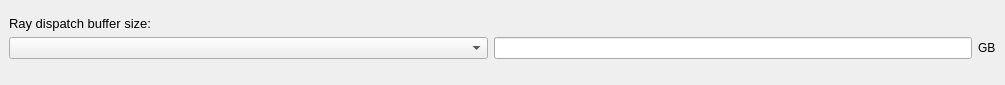
<?xml version="1.0" encoding="UTF-8"?>
<ui version="4.0">
 <class>RaytracingRayHistory</class>
 <widget class="QWidget" name="RaytracingRayHistory">
  <property name="geometry">
   <rect>
    <x>0</x>
    <y>0</y>
    <width>1005</width>
    <height>85</height>
   </rect>
  </property>
  <property name="minimumSize">
   <size>
    <width>0</width>
    <height>0</height>
   </size>
  </property>
  <property name="windowTitle">
   <string>Form</string>
  </property>
  <layout class="QVBoxLayout" name="verticalLayout">
   <property name="leftMargin">
    <number>0</number>
   </property>
   <property name="topMargin">
    <number>0</number>
   </property>
   <property name="rightMargin">
    <number>0</number>
   </property>
   <property name="bottomMargin">
    <number>0</number>
   </property>
   <item>
    <layout class="QVBoxLayout" name="verticalLayout_2">
     <property name="leftMargin">
      <number>9</number>
     </property>
     <property name="rightMargin">
      <number>9</number>
     </property>
     <property name="bottomMargin">
      <number>9</number>
     </property>
     <item>
      <widget class="QLabel" name="history_buffer_size_edit_label">
       <property name="sizePolicy">
        <sizepolicy hsizetype="Fixed" vsizetype="Fixed">
         <horstretch>0</horstretch>
         <verstretch>0</verstretch>
        </sizepolicy>
       </property>
       <property name="font">
        <font>
         <pointsize>10</pointsize>
         <bold>false</bold>
        </font>
       </property>
       <property name="text">
        <string>Ray dispatch buffer size:</string>
       </property>
      </widget>
     </item>
     <item>
      <layout class="QHBoxLayout" name="horizontalLayout_3">
       <property name="leftMargin">
        <number>0</number>
       </property>
       <property name="topMargin">
        <number>0</number>
       </property>
       <property name="bottomMargin">
        <number>0</number>
       </property>
       <item>
        <widget class="RdpComboBox" name="history_buffer_size">
         <property name="sizePolicy">
          <sizepolicy hsizetype="MinimumExpanding" vsizetype="Fixed">
           <horstretch>0</horstretch>
           <verstretch>0</verstretch>
          </sizepolicy>
         </property>
         <property name="minimumSize">
          <size>
           <width>0</width>
           <height>0</height>
          </size>
         </property>
        </widget>
       </item>
       <item>
        <widget class="QLineEdit" name="history_buffer_size_custom_edit">
         <property name="sizePolicy">
          <sizepolicy hsizetype="MinimumExpanding" vsizetype="Fixed">
           <horstretch>0</horstretch>
           <verstretch>0</verstretch>
          </sizepolicy>
         </property>
         <property name="alignment">
          <set>Qt::AlignmentFlag::AlignRight|Qt::AlignmentFlag::AlignTrailing|Qt::AlignmentFlag::AlignVCenter</set>
         </property>
         <property name="placeholderText">
          <string/>
         </property>
        </widget>
       </item>
       <item>
        <widget class="QLabel" name="history_buffer_size_edit_units_label">
         <property name="sizePolicy">
          <sizepolicy hsizetype="Fixed" vsizetype="Fixed">
           <horstretch>0</horstretch>
           <verstretch>0</verstretch>
          </sizepolicy>
         </property>
         <property name="text">
          <string>GB</string>
         </property>
        </widget>
       </item>
      </layout>
     </item>
    </layout>
   </item>
  </layout>
  <action name="actionBrowse">
   <property name="icon">
    <iconset resource="../../../../frontend/resources.qrc">
     <normaloff>:/folder-open.svg</normaloff>:/folder-open.svg</iconset>
   </property>
   <property name="text">
    <string>Select from disk</string>
   </property>
  </action>
  <action name="actionSpmEdit">
   <property name="icon">
    <iconset resource="../../../../frontend/resources.qrc">
     <normaloff>:/create.svg</normaloff>:/create.svg</iconset>
   </property>
   <property name="text">
    <string>Edit in text editor</string>
   </property>
  </action>
  <action name="actionSpmBrowse">
   <property name="icon">
    <iconset resource="../../../../frontend/resources.qrc">
     <normaloff>:/folder-open.svg</normaloff>:/folder-open.svg</iconset>
   </property>
   <property name="text">
    <string>Select from disk</string>
   </property>
  </action>
 </widget>
 <customwidgets>
  <customwidget>
   <class>RdpComboBox</class>
   <extends>QComboBox</extends>
   <header>common/inc/rdp_combo_box.h</header>
  </customwidget>
 </customwidgets>
 <resources>
  <include location="../../../../frontend/resources.qrc"/>
 </resources>
 <connections/>
</ui>
